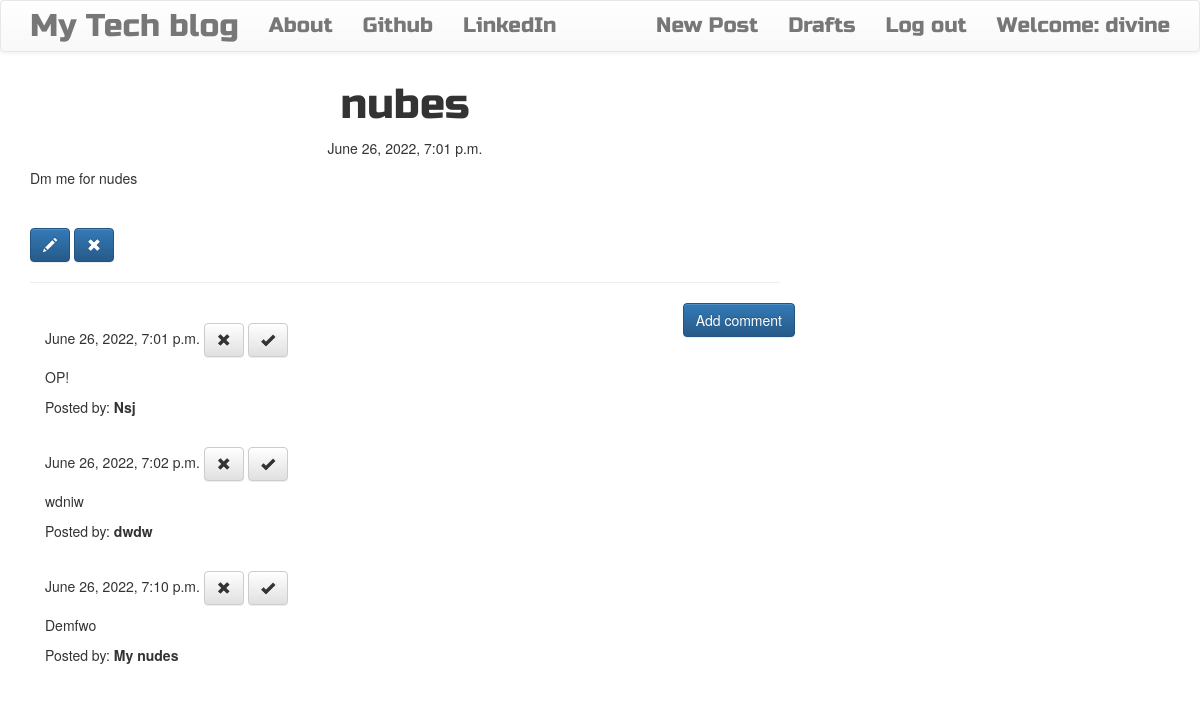
Screenshot of /post/4 (signed in) with the database file from the repository.
### blog/models.py (models this page shows, shortened)
class Post(models.Model):
    author = models.ForeignKey('auth.User', on_delete=models.CASCADE)
    title = models.CharField(max_length=200)
    text = models.TextField()
    created_date = models.DateTimeField(default=timezone.now)
    published_date = models.DateTimeField(blank=True, null=True)

class Comments(models.Model):
    post = models.ForeignKey('blog.Post', related_name='comments', on_delete=models.CASCADE)
    author = models.CharField(max_length=200)
    text = models.TextField()
    created_date = models.DateTimeField(default=timezone.now)
    approved_comments = models.BooleanField(default=False)

### blog/views.py (the view)
# urls.py: url(r'post/(?P<pk>\d+)$',views.PostDetailView.as_view(), name='post_detail'),
class PostDetailView(DetailView):
    model = Post

### blog/templates/blog/post_detail.html
{% extends 'blog/base.html' %}
{% block content %}
        <h1 class='posttitle loader'>{{ post.title }}</h1>
        {% if post.published_date %}
            <div class="date postdate">
                {{ post.published_date }}
            </div>
        {% else %}
            <a class="btn btn-default" href="{% url 'post_publish' pk=post.pk %}">Publish</a>
        {% endif %}
      <p class='postcontent' >{{ post.text|safe|linebreaksbr }}</p>
      {% if user.is_authenticated %}
          <a class="btn btn-primary" href="{% url 'post_edit' pk=post.pk %}"><span class="glyphicon glyphicon-pencil"></span></a>
          <a class="btn btn-primary" href="{% url 'post_remove' pk=post.pk %}"><span class="glyphicon glyphicon-remove"></span></a>
      {% endif %}
  <hr>
  <a class="btn btn-primary btn-comment" href="{% url 'add_comment_to_post' pk=post.pk %}">Add comment</a>
  <div class="container">
  {% for comment in post.comments.all %}
  <br>
      {% if user.is_authenticated or comment.approved_comment %}
              {{ comment.created_date }}
              {% if not comment.approved_comment %}
                  <a class="btn btn-default" href="{% url 'comment_remove' pk=comment.pk %}"><span class="glyphicon glyphicon-remove"></span></a>
                  <a class="btn btn-default" href="{% url 'comment_approve' pk=comment.pk %}"><span class="glyphicon glyphicon-ok"></span></a>
              {% endif %}
          <p>{{ comment.text|safe|linebreaks }}</p>
          <p>Posted by: <strong>{{ comment.author }}</strong></p>
      {% endif %}
  {% empty %}
      <p>No comments posted.</p>
  {% endfor %}
</div>
{% endblock %}

### blog/templates/blog/base.html (shortened to what this page needs)
<!DOCTYPE html>
{% load static %}
<html>
    <head>
        <link rel="stylesheet" href="https://maxcdn.bootstrapcdn.com/bootstrap/3.3.7/css/bootstrap.min.css">
        <link rel="stylesheet" href="https://maxcdn.bootstrapcdn.com/bootstrap/3.3.7/css/bootstrap-theme.min.css">
        <link rel="stylesheet" href="//cdn.jsdelivr.net/medium-editor/latest/css/medium-editor.min.css" type="text/css" media="screen" charset="utf-8">
        <link rel="stylesheet" href="{% static 'css/blog.css' %}">
</head>
<body class='loader'>
  <nav class="navbar navbar-default techfont custom-navbar">
    <div class="container">
      <ul class="nav navbar-nav">
        <li><a class='navbar-brand bigbrand' href="{% url 'post_list' %}">My Tech blog</a></li>
        <li><a href="{% url 'about'%}">About</a></li>
        <li><a href="https://www.github.com">Github</a></li>
        <li><a href="https://www.linkedin.com">LinkedIn</a></li>
      </ul>
      <ul class="nav navbar-nav navbar-right">
        {% if user.is_authenticated %}
        <li>
          <a href="{% url 'post_new' %}" >New Post</a>
        </li>
        <li>
          <a href="{% url 'post_draft_list' %}">Drafts</a>
        </li>
        <li>
          <a href="{% url 'logout' %}" >Log out</a>
        </li>
        <li>
          <a >Welcome: {{ user.username }}</a>
        </li>
          {% else %}
          <li><a class='nav navbar-right' href="{% url 'login' %}" ><span class="glyphicon glyphicon-user"></span></a></li>
        {% endif %}
      </ul>
  </div>
</nav>
        <div class="content container">
            <div class="row">
                <div class="col-md-8">
                  <div class="blog_posts">
                    {% block content %}
                    {% endblock %}
                  </div>
                </div>
            </div>
        </div>
</body>
</html>

### blog/static/css/blog.css (style rules this page uses)
.techfont { font-family: 'Russo One', sans-serif; font-size: 1.5em; margin-bottom: 10px; }
.postdate { text-align: center; }
.posttitle { font-family: 'Russo One', sans-serif; font-size: 3em; text-align: center; }
.postcontent { font-family: 'Montserrat'; font-size: 1.5em; }
.btn-comment { position: absolute; right: 0px; }
.bigbrand { font-size: 1.5em; }
.loader { filter:hue-rotate(0deg); color: linear-gradient(45deg,#0f8,#08f); animation:hue 5000ms infinite linear; }

### rows the page displays
Post: title "nubes", published_date "June 26, 2022, 7:01 p.m.", text "Dm me for nudes"
Comments: created_date "June 26, 2022, 7:01 p.m.", text "OP!", author "Nsj"
Comments: created_date "June 26, 2022, 7:02 p.m.", text "wdniw", author "dwdw"
Comments: created_date "June 26, 2022, 7:10 p.m.", text "Demfwo", author "My nudes"

### other values shown
{{ user.username }} "divine"
